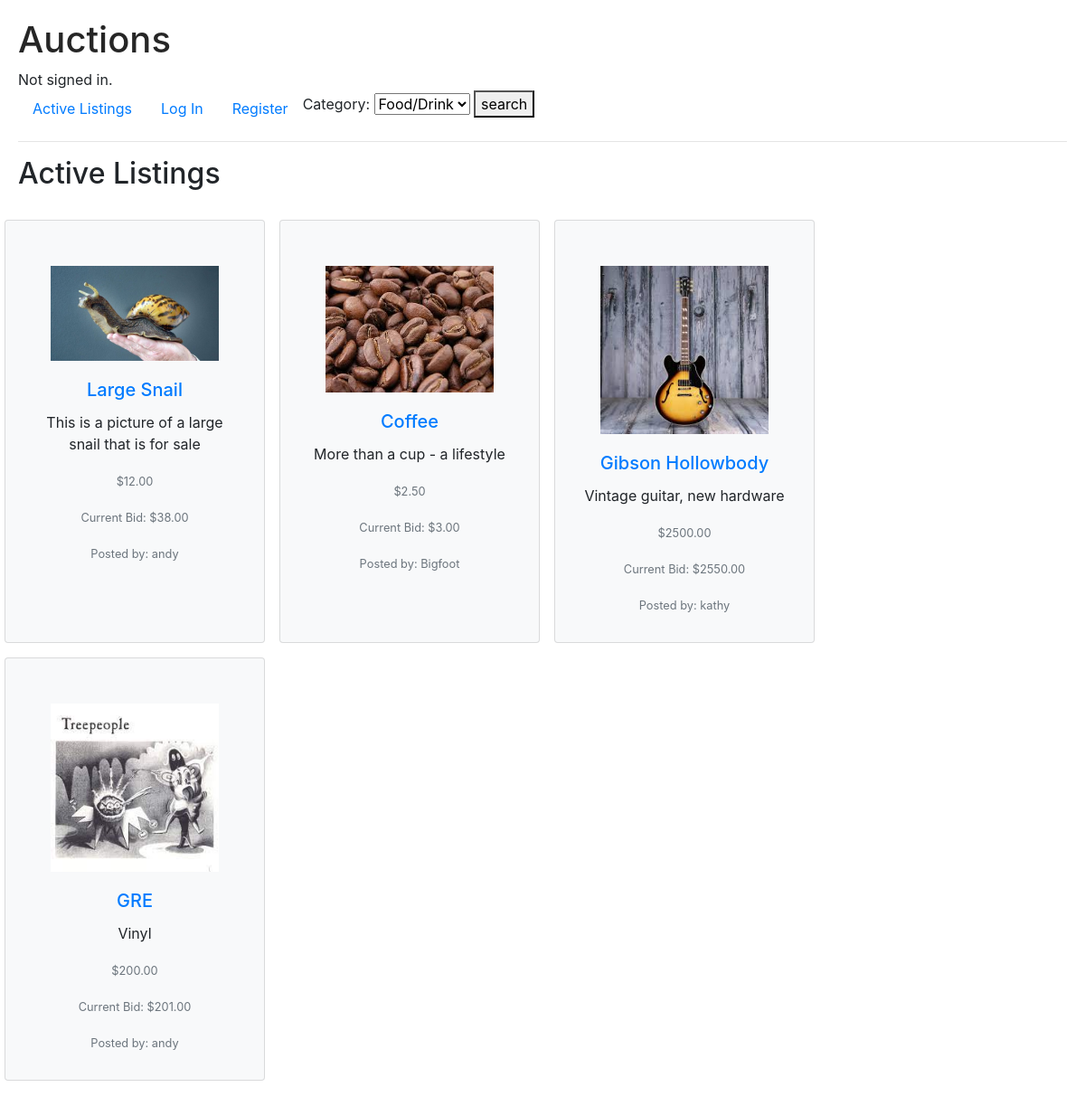
The app's page /, older data.
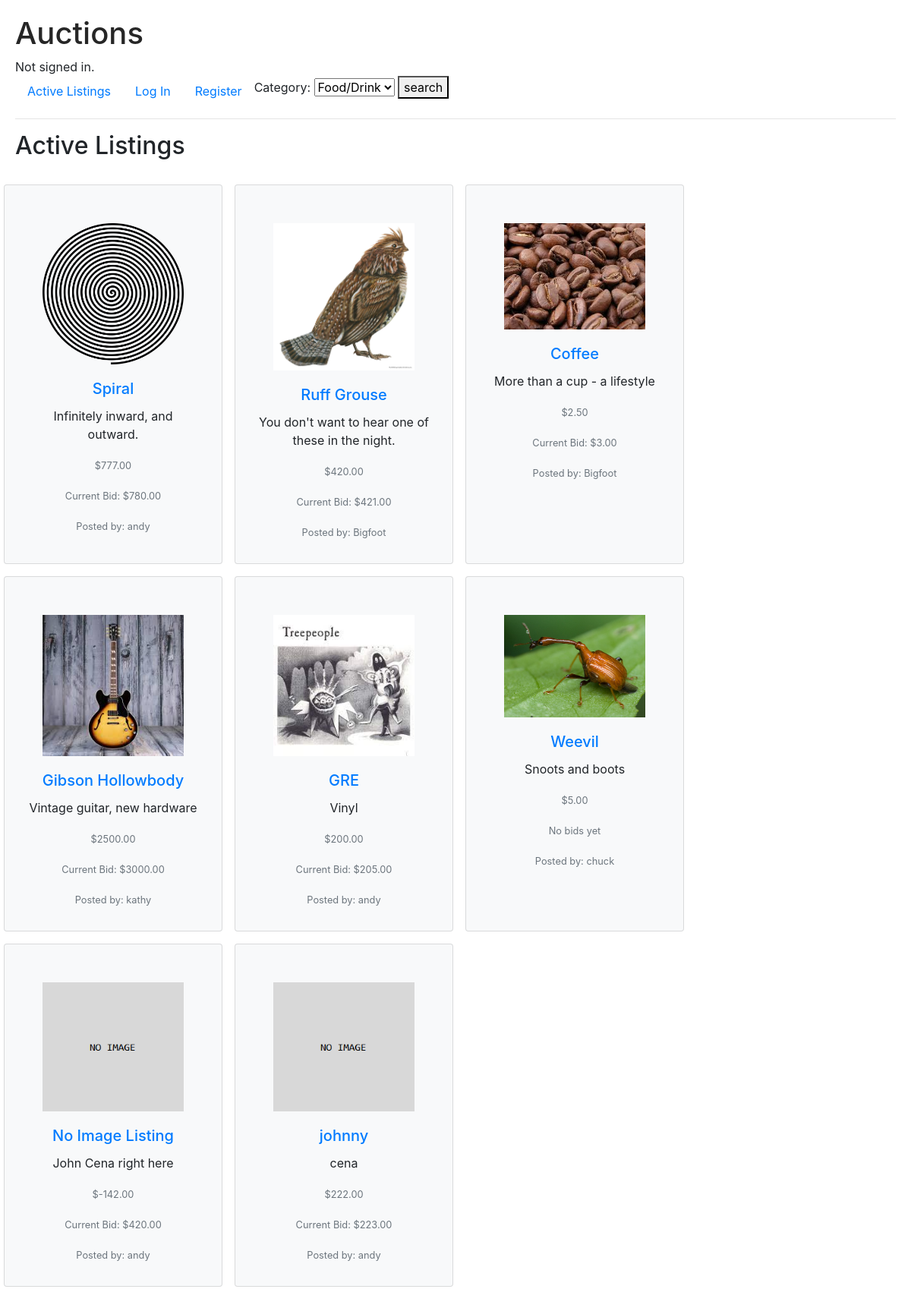
The same page, newer data.
### auctions/models.py (models this page shows, shortened)
class Listing(models.Model):
    title = models.CharField(max_length=125)
    description = models.CharField(max_length=250, blank=True)
    start_bid = models.DecimalField(max_digits=7, decimal_places=2)
    image = models.ImageField(upload_to='media', default='defaultimg.png', null=True, blank=True)
    is_active = models.BooleanField(default=True)
    category = models.CharField(max_length=45, null=True)
    winner = models.ForeignKey('User', on_delete=models.SET_NULL, null=True, blank=True, related_name='won_listings')

class Bid(models.Model):
    listing = models.ForeignKey(Listing, on_delete=models.CASCADE, related_name='bids')
    current_bid = models.DecimalField(max_digits=7, decimal_places=2, default=0)
    user = models.ForeignKey(User, blank=True, null=True, on_delete=models.CASCADE, related_name='bidder')
    created = models.DateTimeField(auto_now_add=True)

class User(AbstractUser):
    listings = models.ManyToManyField(Listing, blank=True, related_name="owner")
    watchlist = models.ManyToManyField(Listing, blank=True, related_name="watchers")
    def __str__(self):
        return f"{self.username}"

### auctions/views.py (the view)
# urls.py: path("", views.index, name="index"),
def index(request):
    return render(request, "auctions/index.html", {
        "listings": Listing.objects.all(),
        "categories":categories
    })

### auctions/templates/auctions/index.html
{% extends "auctions/layout.html" %}
{% block body %}
    <h2>Active Listings</h2>
    <br>
  <div class="row text-center row-cols-sm-3 ">
    {% for listing in listings %}
    {% if listing.is_active %}
    <div class="card bg-light col-mb-3 mb-3 mr-3 text-center" style="max-width: 18rem;">
      <div class="card-body">
          <div class="card-body"><a href="{% url 'listing' listing.id %}" >
            {% if listing.image %}
            <img src="{{ listing.image.url }}" class="rounded-start" alt="{{ listing.title }}">
            {% else %}
            <p>no image</p>
            {% endif %}
          </div>
          <h5 class="card-title"> {{ listing.title }}</h5></a>
          <p class="card-text">{{ listing.description }}</p>
          <p class="card-text"><small class="text-muted">${{ listing.start_bid }}</small></p>
          {% if listing.bids.all %}
          <p class="card-text"><small class="text-muted">Current Bid: ${{ listing.bids.all.last.current_bid }}</small></p>
          {% else %}
          <p class="card-text"><small class="text-muted">No bids yet</small></p>
          {% endif %}
          <p class="card-text"><small class="text-muted">Posted by: {{ listing.owner.first }}</small></p>
        </div>
      </div>
    {% endif %}
    {% endfor %}
  </div>
{% endblock %}

Row changes from the older to the newer data that the page shows:
no longer on this page (row edited): Listing: image (picture), title "Large Snail", description "This is a picture of a large snail that is for sale", start_bid "12.00", bids.all.last.current_bid "38.00", owner.first "andy"
now on this page (row edited): Listing: image (picture), title "Spiral", description "Infinitely inward, and outward.", start_bid "777.00", bids.all.last.current_bid "780.00", owner.first "andy"
now on this page (row edited): Listing: image (picture), title "Ruff Grouse", description "You don't want to hear one of these in the night.", start_bid "420.00", bids.all.last.current_bid "421.00", owner.first "Bigfoot"
computed for Listing "Gibson Hollowbody": bids.all.last.current_bid "2550.00" → "3000.00"
computed for Listing "GRE": bids.all.last.current_bid "201.00" → "205.00"
added Listing: image (picture), title "Weevil", description "Snoots and boots", start_bid "5.00", shows "No bids yet", owner.first "chuck"
added Listing: image (placeholder picture), title "No Image Listing", description "John Cena right here", start_bid "-142.00", bids.all.last.current_bid "420.00", owner.first "andy"
added Listing: image (placeholder picture), title "johnny", description "cena", start_bid "222.00", bids.all.last.current_bid "223.00", owner.first "andy"
